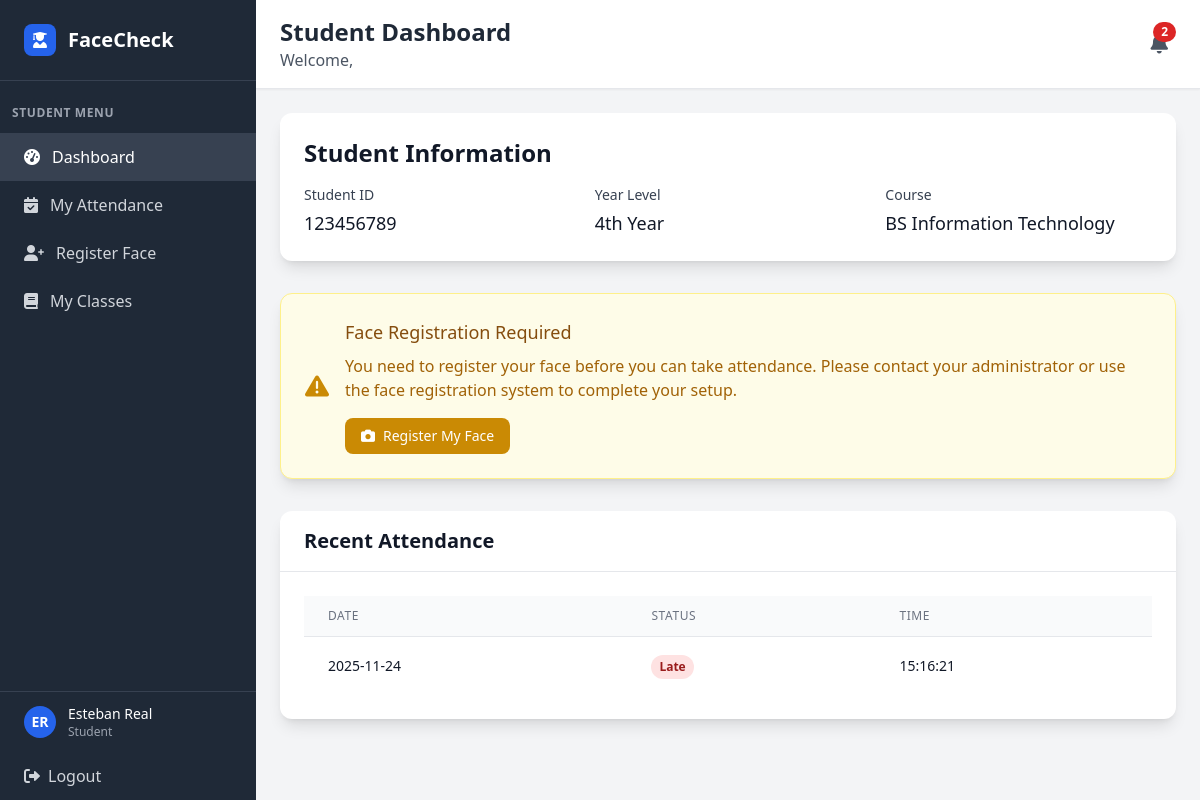
The page /student/dashboard (signed in) on the database its author committed.
### tables this page shows
CREATE TABLE user (
            user_id INTEGER PRIMARY KEY AUTOINCREMENT,
            idno VARCHAR(20) NOT NULL UNIQUE,
            firstname VARCHAR(50) NOT NULL,
            lastname VARCHAR(50) NOT NULL,
            role VARCHAR(10) NOT NULL CHECK (role IN ('admin', 'faculty', 'student')),
            password VARCHAR(255) NOT NULL,
            created_at DATETIME DEFAULT CURRENT_TIMESTAMP,
            is_active BOOLEAN DEFAULT 1,
            dept_id INTEGER,
            FOREIGN KEY (dept_id) REFERENCES department(dept_id)
        );

CREATE TABLE student (
            student_id INTEGER PRIMARY KEY AUTOINCREMENT,
            year_level VARCHAR(20) NOT NULL,
            attendance_image VARCHAR(255),
            course_id INTEGER,
            user_id INTEGER NOT NULL, profile_picture VARCHAR(255),
            FOREIGN KEY (course_id) REFERENCES course(course_id),
            FOREIGN KEY (user_id) REFERENCES user(user_id)
        );

CREATE TABLE course (
            course_id INTEGER PRIMARY KEY AUTOINCREMENT,
            course_name VARCHAR(100) NOT NULL,
            dept_id INTEGER,
            FOREIGN KEY (dept_id) REFERENCES department(dept_id)
        );

CREATE TABLE attendance (
            attendance_id INTEGER PRIMARY KEY AUTOINCREMENT,
            attendance_date DATETIME NOT NULL,
            attendance_status VARCHAR(10) NOT NULL CHECK (attendance_status IN ('present', 'absent', 'late')),
            studentclass_id INTEGER NOT NULL,
            FOREIGN KEY (studentclass_id) REFERENCES student_class(studentclass_id)
        );

### app.py (the view)
@app.route('/student/dashboard')
def student_dashboard():
    if 'user_id' not in session or session['role'] != 'student':
        return redirect(url_for('login'))
    conn = get_db_connection()
    student = conn.execute('''
        SELECT u.*, s.student_id, s.year_level, s.attendance_image, s.profile_picture, c.course_name, d.dept_name
        FROM user u
        JOIN student s ON u.user_id = s.user_id
        LEFT JOIN course c ON s.course_id = c.course_id
        LEFT JOIN department d ON u.dept_id = d.dept_id
        WHERE u.user_id = ?
    ''', (session['user_id'],)).fetchone()
    attendance_history = conn.execute('''
        SELECT strftime('%Y-%m-%d %H:%M:%S', a.attendance_date) as attendance_date,
               a.attendance_status, cl.class_name
        FROM attendance a
        JOIN student_class sc ON a.studentclass_id = sc.studentclass_id
        JOIN class cl ON sc.class_id = cl.class_id
        WHERE sc.student_id = ?
        ORDER BY a.attendance_date DESC
        LIMIT 10
    ''', (student['student_id'],)).fetchall()
    formatted_history = []
    for record in attendance_history:
        date_str = ''
        time_str = ''
        if record['attendance_date']:
            try:
                if isinstance(record['attendance_date'], str):
                    if ' ' in record['attendance_date']:
                        date_str = record['attendance_date'].split(' ')[0]
                        time_str = record['attendance_date'].split(' ')[1]
                    else:
                        date_str = record['attendance_date']
                        time_str = ''
                else:
                    date_str = record['attendance_date'].strftime('%Y-%m-%d')
                    time_str = record['attendance_date'].strftime('%H:%M:%S')
            except:
                date_str = str(record['attendance_date'])
                time_str = ''
        formatted_history.append({
            'date': date_str,
            'time': time_str,
            'status': record['attendance_status']
        })
    has_face_registered = False
    if student['attendance_image']:
        if os.path.exists(student['attendance_image']):
            has_face_registered = True
        else:
            conn.execute('UPDATE student SET attendance_image = NULL WHERE user_id = ?', (session['user_id'],))
            conn.commit()
    if not has_face_registered:
        face_image_path = f"known_faces/{student['idno']}.jpg"
        if os.path.exists(face_image_path):
            conn.execute('UPDATE student SET attendance_image = ? WHERE user_id = ?', (face_image_path, session['user_id']))
            conn.commit()
            has_face_registered = True
    conn.close()
    return render_template('student_dashboard.html',
                         student_info=student,
                         student=student,
                         attendance_history=formatted_history,
                         has_face_registered=has_face_registered)

### app.py (called while the page is built)
def get_db_connection():
    try:
        conn = sqlite3.connect('facecheck.db', timeout=30.0)
        conn.row_factory = sqlite3.Row
        conn.execute('PRAGMA foreign_keys = ON')
        try:
            cur = conn.cursor()
            cur.execute("PRAGMA table_info(faculty)")
            columns = [row[1] for row in cur.fetchall()]
            if 'attendance_image' not in columns:
                cur.execute("ALTER TABLE faculty ADD COLUMN attendance_image VARCHAR(255)")
                conn.commit()
        except Exception:
            pass
        return conn
    except sqlite3.Error as e:
        print(f"Database connection error: {e}")
        raise

### templates/student_dashboard.html (shortened to what this page needs)
<!DOCTYPE html>
<html lang="en">
<head>
    <script src="https://cdn.tailwindcss.com"></script>
    <link href="https://cdnjs.cloudflare.com/ajax/libs/font-awesome/6.0.0/css/all.min.css" rel="stylesheet">
</head>
<body class="bg-gray-100">
    <div class="flex h-screen">
        <div class="w-64 bg-gray-800 text-white">
            <div class="p-6 border-b border-gray-700">
                <div class="flex items-center">
                    <div class="w-8 h-8 bg-blue-600 rounded-lg flex items-center justify-center mr-3">
                        <i class="fas fa-user-graduate text-white"></i>
                    </div>
                    <h1 class="text-xl font-bold">FaceCheck</h1>
                </div>
            </div>
            <nav class="mt-6">
                <div class="px-3">
                    <div class="text-xs font-semibold text-gray-400 uppercase tracking-wider mb-3">Student Menu</div>
                </div>
                <a href="{{ url_for('student_dashboard') }}" class="flex items-center px-6 py-3 bg-gray-700 text-white">
                    <i class="fas fa-tachometer-alt mr-3"></i>
                    Dashboard
                </a>
                <a href="{{ url_for('my_attendance') }}" class="flex items-center px-6 py-3 text-gray-300 hover:bg-gray-700 hover:text-white transition duration-200">
                    <i class="fas fa-calendar-check mr-3"></i>
                    My Attendance
                </a>
                <a href="/register_face" class="flex items-center px-6 py-3 text-gray-300 hover:bg-gray-700 hover:text-white transition duration-200">
                    <i class="fas fa-user-plus mr-3"></i>
                    Register Face
                </a>
                <a href="{{ url_for('my_classes') }}" class="flex items-center px-6 py-3 text-gray-300 hover:bg-gray-700 hover:text-white transition duration-200">
                    <i class="fas fa-book mr-3"></i>
                    My Classes
                </a>
            </nav>
            <div class="absolute bottom-0 w-64 border-t border-gray-700">
                <a href="{{ url_for('student_profile') }}" class="flex items-center px-6 py-3 hover:bg-gray-700 transition duration-200">
                    {% if student.profile_picture %}
                    <img src="{{ url_for('static', filename='profile_pictures/' + student.profile_picture) }}"
                         alt="{{ student.firstname }} {{ student.lastname }}"
                         class="w-8 h-8 rounded-full object-cover border-2 border-blue-600 mr-3"
                         onerror="this.onerror=null; this.style.display='none'; this.nextElementSibling.style.display='flex';">
                    <div class="w-8 h-8 bg-blue-600 rounded-full items-center justify-center mr-3 hidden">
                        <span class="text-white text-sm font-bold">{{ student.firstname[0] }}{{ student.lastname[0] }}</span>
                    </div>
                    {% else %}
                    <div class="w-8 h-8 bg-blue-600 rounded-full flex items-center justify-center mr-3">
                        <span class="text-white text-sm font-bold">{{ student.firstname[0] }}{{ student.lastname[0] }}</span>
                    </div>
                    {% endif %}
                    <div>
                        <div class="text-sm font-medium">{{ student.firstname }} {{ student.lastname }}</div>
                        <div class="text-xs text-gray-400">Student</div>
                    </div>
                </a>
                <a href="{{ url_for('logout') }}" class="flex items-center px-6 py-3 text-gray-300 hover:bg-gray-700 hover:text-white transition duration-200">
                    <i class="fas fa-sign-out-alt mr-2"></i>
                    Logout
                </a>
            </div>
        </div>
        <div class="flex-1 flex flex-col overflow-hidden">
            <header class="bg-white shadow-sm border-b border-gray-200">
                <div class="px-6 py-4">
                    <div class="flex items-center justify-between">
                        <div>
                            <h2 class="text-2xl font-bold text-gray-800">Student Dashboard</h2>
                            <p class="text-gray-600">Welcome, {{ session.username }}</p>
                        </div>
                        <div class="relative">
                            <button id="notificationBtn" class="relative p-2 text-gray-600 hover:text-gray-900 hover:bg-gray-100 rounded-full transition">
                                <i class="fas fa-bell text-xl"></i>
                                <span id="notificationBadge" class="hidden absolute top-0 right-0 inline-flex items-center justify-center px-2 py-1 text-xs font-bold leading-none text-white bg-red-600 rounded-full"></span>
                            </button>
                        </div>
                    </div>
                </div>
            </header>
            <main class="flex-1 overflow-y-auto p-6">
        <div class="bg-white rounded-xl shadow-lg p-6 mb-8">
            <h2 class="text-2xl font-bold text-gray-900 mb-4">Student Information</h2>
            <div class="grid grid-cols-1 md:grid-cols-3 gap-6">
                <div>
                    <label class="block text-sm font-medium text-gray-700">Student ID</label>
                    <p class="mt-1 text-lg text-gray-900">{{ student_info.idno }}</p>
                </div>
                <div>
                    <label class="block text-sm font-medium text-gray-700">Year Level</label>
                    <p class="mt-1 text-lg text-gray-900">{{ student_info.year_level }}</p>
                </div>
                <div>
                    <label class="block text-sm font-medium text-gray-700">Course</label>
                    <p class="mt-1 text-lg text-gray-900">{{ student_info.course_name or 'Not assigned' }}</p>
                </div>
            </div>
        </div>
        {% if not has_face_registered %}
        <div class="bg-yellow-50 border border-yellow-200 rounded-xl shadow-lg p-6 mb-8">
            <div class="flex items-center">
                <div class="flex-shrink-0">
                    <i class="fas fa-exclamation-triangle text-yellow-600 text-2xl"></i>
                </div>
                <div class="ml-4">
                    <h3 class="text-lg font-medium text-yellow-800">Face Registration Required</h3>
                    <div class="mt-2">
                        <p class="text-yellow-700">
                            You need to register your face before you can take attendance.
                            Please contact your administrator or use the face registration system to complete your setup.
                        </p>
                    </div>
                    <div class="mt-4">
                        <a href="/register_face" class="inline-flex items-center px-4 py-2 bg-yellow-600 text-white text-sm font-medium rounded-lg hover:bg-yellow-700 transition duration-200">
                            <i class="fas fa-camera mr-2"></i>
                            Register My Face
                        </a>
                    </div>
                </div>
            </div>
        </div>
        {% endif %}
        <div class="bg-white rounded-xl shadow-lg">
            <div class="px-6 py-4 border-b border-gray-200">
                <h2 class="text-xl font-semibold text-gray-900">Recent Attendance</h2>
            </div>
            <div class="p-6">
                <div class="overflow-x-auto">
                    <table class="min-w-full divide-y divide-gray-200">
                        <thead class="bg-gray-50">
                            <tr>
                                <th class="px-6 py-3 text-left text-xs font-medium text-gray-500 uppercase tracking-wider">Date</th>
                                <th class="px-6 py-3 text-left text-xs font-medium text-gray-500 uppercase tracking-wider">Status</th>
                                <th class="px-6 py-3 text-left text-xs font-medium text-gray-500 uppercase tracking-wider">Time</th>
                            </tr>
                        </thead>
                        <tbody class="bg-white divide-y divide-gray-200">
                            {% for record in attendance_history %}
                            <tr>
                                <td class="px-6 py-4 whitespace-nowrap text-sm text-gray-900">{{ record.date }}</td>
                                <td class="px-6 py-4 whitespace-nowrap">
                                    {% if record.status == 'present' %}
                                    <span class="inline-flex px-2 py-1 text-xs font-semibold rounded-full bg-green-100 text-green-800">
                                        Present
                                    </span>
                                    {% else %}
                                    <span class="inline-flex px-2 py-1 text-xs font-semibold rounded-full bg-red-100 text-red-800">
                                        {{ record.status.title() }}
                                    </span>
                                    {% endif %}
                                </td>
                                <td class="px-6 py-4 whitespace-nowrap text-sm text-gray-900">{{ record.time }}</td>
                            </tr>
                            {% endfor %}
                        </tbody>
                    </table>
                </div>
            </div>
        </div>
            </main>
        </div>
    </div>
</body>
</html>

### rows shown on the page
user: firstname "E", lastname "R", firstname "Esteban", lastname "Real", idno "123456789"
student: year_level "4th Year"
course: course_name "BS Information Technology"
attendance: date "2025-11-24", status "Late", time "15:16:21"
